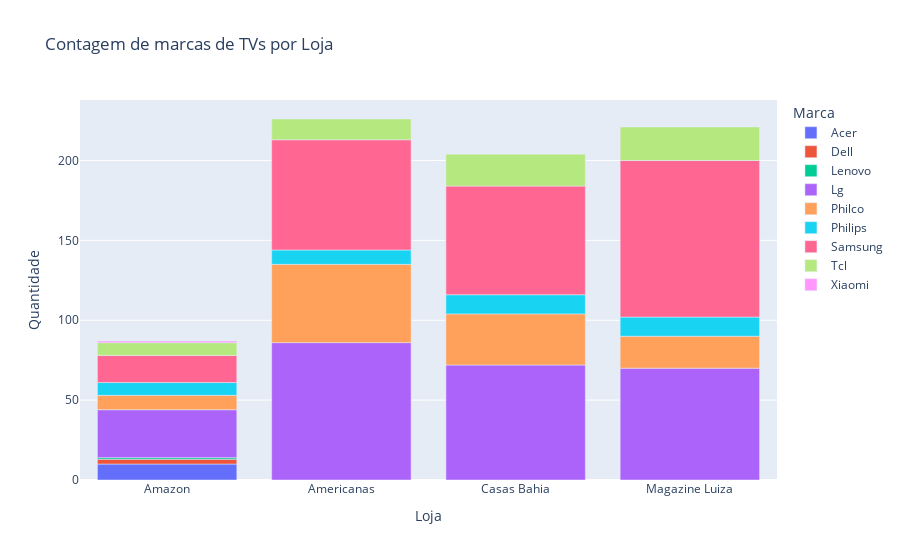

The notebook cell saved with this chart:
### Code cell
fig = px.bar(groupby_loja_marca_tv, x='Loja',y='Quantidade',  color="Marca", title="Contagem de marcas de TVs por Loja", facet_row_spacing=0)
fig.show()

### Figure 1 — Plotly figure (JSON) as saved in the notebook; plotly's stock layout.template omitted (floating-point values rounded to 4 significant figures)
{"data": [{"alignmentgroup": "True", "hovertemplate": "Marca=Acer<br>Loja=%{x}<br>Quantidade=%{y}<extra></extra>", "legendgroup": "Acer", "marker": {"color": "#636efa", "pattern": {"shape": ""}}, "name": "Acer", "offsetgroup": "Acer", "orientation": "v", "showlegend": true, "textposition": "auto", "type": "bar", "x": ["Amazon"], "xaxis": "x", "y": [10], "yaxis": "y"}, {"alignmentgroup": "True", "hovertemplate": "Marca=Dell<br>Loja=%{x}<br>Quantidade=%{y}<extra></extra>", "legendgroup": "Dell", "marker": {"color": "#EF553B", "pattern": {"shape": ""}}, "name": "Dell", "offsetgroup": "Dell", "orientation": "v", "showlegend": true, "textposition": "auto", "type": "bar", "x": ["Amazon"], "xaxis": "x", "y": [3], "yaxis": "y"}, {"alignmentgroup": "True", "hovertemplate": "Marca=Lenovo<br>Loja=%{x}<br>Quantidade=%{y}<extra></extra>", "legendgroup": "Lenovo", "marker": {"color": "#00cc96", "pattern": {"shape": ""}}, "name": "Lenovo", "offsetgroup": "Lenovo", "orientation": "v", "showlegend": true, "textposition": "auto", "type": "bar", "x": ["Amazon"], "xaxis": "x", "y": [1], "yaxis": "y"}, {"alignmentgroup": "True", "hovertemplate": "Marca=Lg<br>Loja=%{x}<br>Quantidade=%{y}<extra></extra>", "legendgroup": "Lg", "marker": {"color": "#ab63fa", "pattern": {"shape": ""}}, "name": "Lg", "offsetgroup": "Lg", "orientation": "v", "showlegend": true, "textposition": "auto", "type": "bar", "x": ["Amazon", "Americanas", "Casas Bahia", "Magazine Luiza"], "xaxis": "x", "y": [30, 86, 72, 70], "yaxis": "y"}, {"alignmentgroup": "True", "hovertemplate": "Marca=Philco<br>Loja=%{x}<br>Quantidade=%{y}<extra></extra>", "legendgroup": "Philco", "marker": {"color": "#FFA15A", "pattern": {"shape": ""}}, "name": "Philco", "offsetgroup": "Philco", "orientation": "v", "showlegend": true, "textposition": "auto", "type": "bar", "x": ["Amazon", "Americanas", "Casas Bahia", "Magazine Luiza"], "xaxis": "x", "y": [9, 49, 32, 20], "yaxis": "y"}, {"alignmentgroup": "True", "hovertemplate": "Marca=Philips<br>Loja=%{x}<br>Quantidade=%{y}<extra></extra>", "legendgroup": "Philips", "marker": {"color": "#19d3f3", "pattern": {"shape": ""}}, "name": "Philips", "offsetgroup": "Philips", "orientation": "v", "showlegend": true, "textposition": "auto", "type": "bar", "x": ["Amazon", "Americanas", "Casas Bahia", "Magazine Luiza"], "xaxis": "x", "y": [8, 9, 12, 12], "yaxis": "y"}, {"alignmentgroup": "True", "hovertemplate": "Marca=Samsung<br>Loja=%{x}<br>Quantidade=%{y}<extra></extra>", "legendgroup": "Samsung", "marker": {"color": "#FF6692", "pattern": {"shape": ""}}, "name": "Samsung", "offsetgroup": "Samsung", "orientation": "v", "showlegend": true, "textposition": "auto", "type": "bar", "x": ["Amazon", "Americanas", "Casas Bahia", "Magazine Luiza"], "xaxis": "x", "y": [17, 69, 68, 98], "yaxis": "y"}, {"alignmentgroup": "True", "hovertemplate": "Marca=Tcl<br>Loja=%{x}<br>Quantidade=%{y}<extra></extra>", "legendgroup": "Tcl", "marker": {"color": "#B6E880", "pattern": {"shape": ""}}, "name": "Tcl", "offsetgroup": "Tcl", "orientation": "v", "showlegend": true, "textposition": "auto", "type": "bar", "x": ["Amazon", "Americanas", "Casas Bahia", "Magazine Luiza"], "xaxis": "x", "y": [8, 13, 20, 21], "yaxis": "y"}, {"alignmentgroup": "True", "hovertemplate": "Marca=Xiaomi<br>Loja=%{x}<br>Quantidade=%{y}<extra></extra>", "legendgroup": "Xiaomi", "marker": {"color": "#FF97FF", "pattern": {"shape": ""}}, "name": "Xiaomi", "offsetgroup": "Xiaomi", "orientation": "v", "showlegend": true, "textposition": "auto", "type": "bar", "x": ["Amazon"], "xaxis": "x", "y": [1], "yaxis": "y"}], "layout": {"barmode": "relative", "legend": {"title": {"text": "Marca"}, "tracegroupgap": 0}, "title": {"text": "Contagem de marcas de TVs por Loja"}, "xaxis": {"anchor": "y", "domain": [0, 1], "title": {"text": "Loja"}}, "yaxis": {"anchor": "x", "domain": [0, 1], "title": {"text": "Quantidade"}}}}
